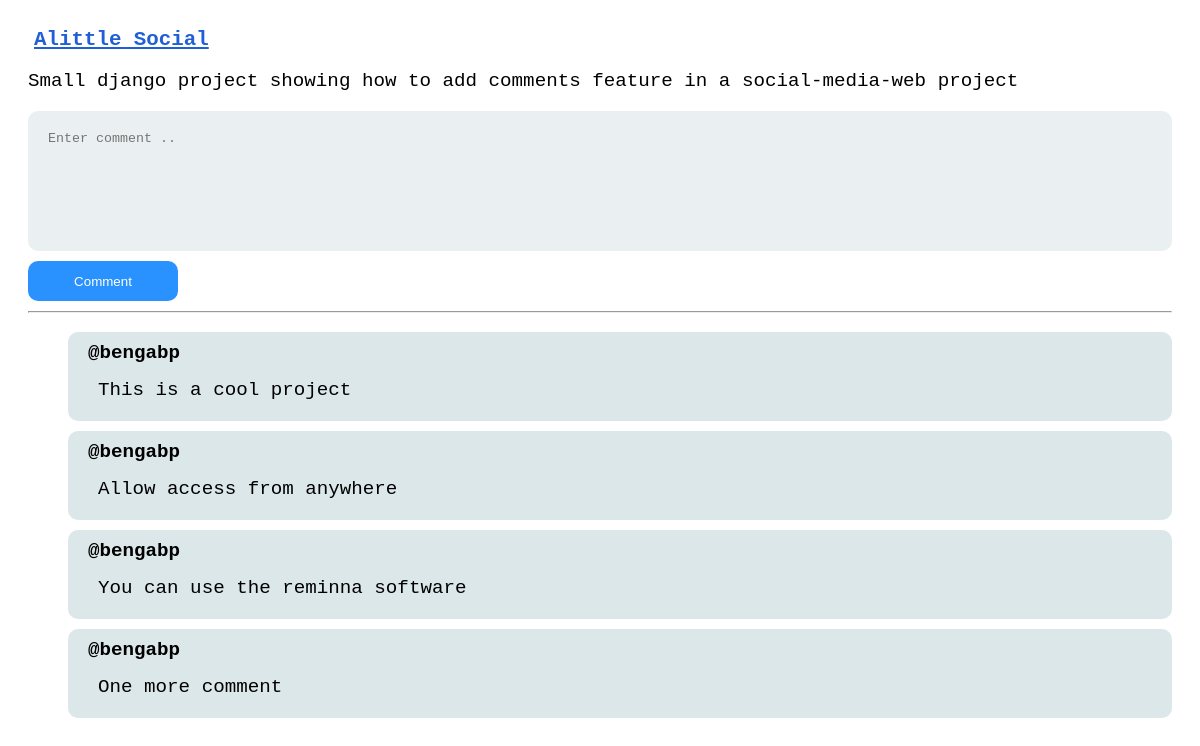
Page /post/c882255671b94ceeadea082b4d4926c5 (signed in) on the committed database.
### socialapp/models.py (models this page shows)
class Post(models.Model):
    unique_id = models.CharField(max_length=50,null=True)
    title = models.CharField(max_length=100)
    body = models.CharField(max_length=1000)
    created_at = models.DateTimeField(auto_now=True)
    author  = models.ForeignKey(User,on_delete=models.CASCADE)

class Comment(models.Model):
    body = models.CharField(max_length=1000)
    created_at = models.DateTimeField(auto_now=True)
    author = models.ForeignKey(User,on_delete=models.CASCADE)
    post = models.ForeignKey(Post,models.CASCADE)

### socialapp/views.py (the view)
# urls.py: path("post/<str:unique_id>", single_post, name="single_post")
@login_required(login_url="/login")
def single_post(request,unique_id):
    print("METHOD: ",request.method)
    post = Post.objects.filter(unique_id=unique_id).first()
    if request.method == "GET":
        if post is None:
            return HttpResponse("Post was not found !")
        print(f"Post ID => {unique_id}")
        comments = post.comment_set.all()
        return render(request,"post_details.html",context={"post":post,"comments":comments})
    comment = request.POST.get("comment")
    print(f"Comment : {comment}")
    new_comment = Comment(body=comment,author=request.user,post=post)
    new_comment.save()
    return redirect(request.path)

### templates/post_details.html (shortened to what this page needs)
{% extends 'base.html' %}
{% block body %}
    <section class="main-content">
        <div class="post-details">
            <span class="bg-color">{{post.title}}</span>
            <p>{{post.body}}</p>
        </div>
        <div class="comments">
            <div class="new-comment-container">
                <form action="#" method="post">
                    <textarea name="comment" placeholder="Enter comment .."></textarea>
                    <input type="submit" value="Comment" class="action-btn">
                </form>
            </div>
            <hr>
            {% if comments %}
                <ul id="comments">
                    {% for comment in comments %}
                        <li class="single-comment">
                            <span>@{{comment.author.username}}</span>
                            <p>{{comment.body}}</p
                        </li>
                    {% endfor %}
                </ul>
            {% else %}
                <h2>Be the first to comment !</h2>
            {% endif %}
        </div>
    </section>
{% endblock body %}

### templates/base.html (shortened to what this page needs)
{% load static %}
<!DOCTYPE html>
<html lang="en">
<head>
    <link rel="stylesheet" type="text/css" href="{% static 'main.css' %}">
</head>
<body>
    {% block body %}
    {% endblock body %}
</body>
</html>

### static/main.css (style rules this page uses)
body { font-family: monospace; font-size:1.2rem; }
.action-btn { padding: 10px; outline: none; border: none; color: white; background-color: #007effd6; border-radius: 10px; max-width: max-content; min-width: 150px; height: 40px; transition:0.3s; }
.bg-color { color: #205fd5; padding: 3px 6px; border-radius: 10px; font-weight: bold; }
textarea { min-height:100px; min-width:300px; padding:20px; outline:none; border:none; border-radius:10px; resize:none; }
.post-details span.bg-color { color: #205fd5; background-color:transparent; padding: 3px 6px; border-radius: 10px; font-weight: bold; font-size: 1.3rem; text-decoration-line: underline; }
.main-content { padding:20px; }
.single-comment { display:flex; flex-direction:column; gap:5px; background-color: #145e6e26; padding: 10px; padding-left: 20px; border-radius: 10px; }
.single-comment span { font-weight:bold; }
.single-comment p { margin:0; padding:10px; }
#comments { display:flex; flex-direction:column; gap:10px; }
.new-comment-container form { display: flex; flex-direction: column; gap: 10px; }
.new-comment-container textarea { background-color: #9fb8c138; padding: 10px 150x; }

### rows in the picture
Post: title "Alittle Social", body "Small django project showing how to add comments feature in a social-media-web project"
Comment: author.username "bengabp", body "This is a cool project"
Comment: author.username "bengabp", body "Allow access from anywhere"
Comment: author.username "bengabp", body "You can use the reminna software"
Comment: author.username "bengabp", body "One more comment"
